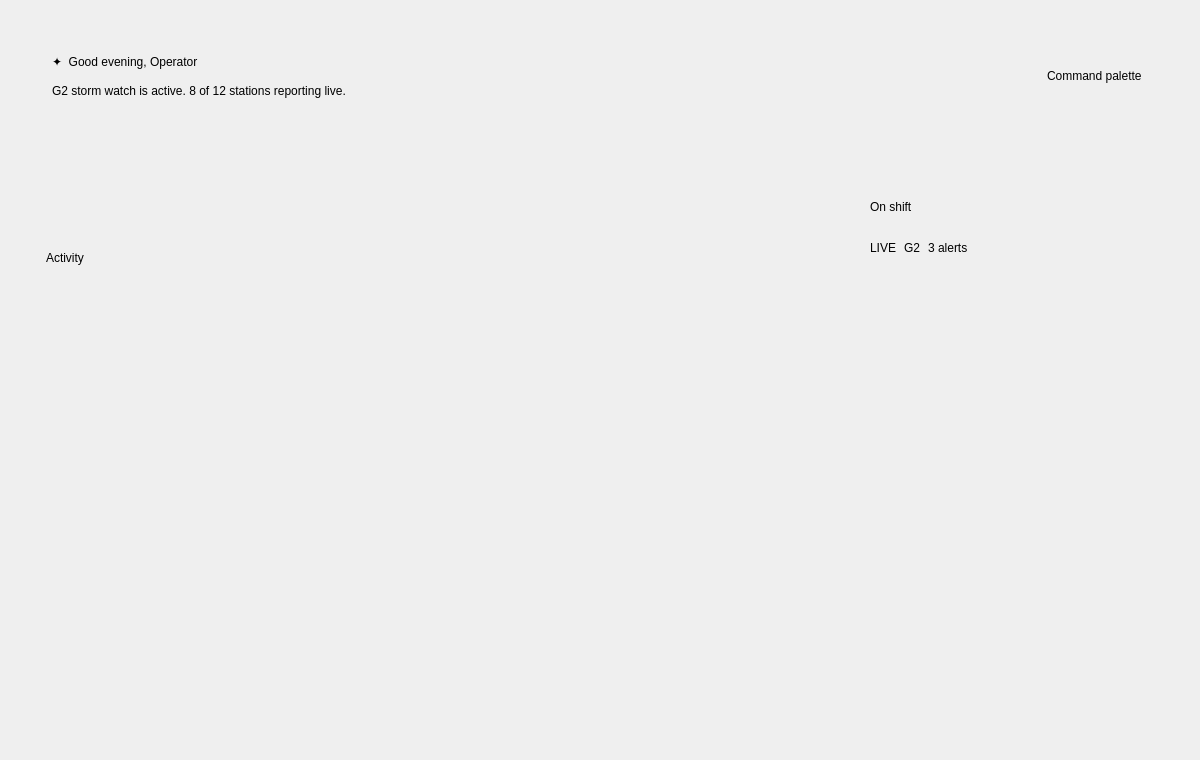
<?xml version='1.0' encoding='utf-8'?>
<ui version="4.0">
 <class>OverviewComponent</class>
 <widget class="QCustomComponent" name="OverviewComponent">
  <property name="geometry">
   <rect><x>0</x><y>0</y><width>1200</width><height>760</height></rect>
  </property>
  <layout class="QVBoxLayout" name="overviewOuter">
   <property name="spacing"><number>0</number></property>
   <property name="leftMargin"><number>0</number></property>
   <property name="topMargin"><number>0</number></property>
   <property name="rightMargin"><number>0</number></property>
   <property name="bottomMargin"><number>0</number></property>
   <item>
    <widget class="QScrollArea" name="overviewScroll">
     <property name="widgetResizable"><bool>true</bool></property>
     <property name="frameShape"><enum>QFrame::NoFrame</enum></property>
     <property name="horizontalScrollBarPolicy"><enum>Qt::ScrollBarAlwaysOff</enum></property>
     <widget class="QWidget" name="overviewScrollContents">
      <property name="geometry">
       <rect><x>0</x><y>0</y><width>1200</width><height>760</height></rect>
      </property>
      <layout class="QHBoxLayout" name="overviewCenterRow">
       <property name="spacing"><number>0</number></property>
       <property name="leftMargin"><number>28</number></property>
       <property name="topMargin"><number>28</number></property>
       <property name="rightMargin"><number>28</number></property>
       <property name="bottomMargin"><number>28</number></property>
       <item>
        <spacer name="ovLeftSpacer">
         <property name="orientation"><enum>Qt::Horizontal</enum></property>
         <property name="sizeHint" stdset="0"><size><width>0</width><height>0</height></size></property>
        </spacer>
       </item>
       <item>
        <widget class="QWidget" name="overviewColumn" native="true">
         <property name="sizePolicy">
          <sizepolicy hsizetype="Expanding" vsizetype="Preferred"><horstretch>20</horstretch><verstretch>0</verstretch></sizepolicy>
         </property>
         <property name="maximumSize"><size><width>1320</width><height>16777215</height></size></property>
         <layout class="QVBoxLayout" name="overviewColLayout">
          <property name="spacing"><number>20</number></property>
          <property name="leftMargin"><number>0</number></property>
          <property name="topMargin"><number>0</number></property>
          <property name="rightMargin"><number>0</number></property>
          <property name="bottomMargin"><number>0</number></property>
          <item>
           <widget class="QFrame" name="heroFrame">
            <property name="role" stdset="0"><string>hero</string></property>
            <property name="minimumSize"><size><width>0</width><height>96</height></size></property>
            <layout class="QHBoxLayout" name="heroLayout">
             <property name="leftMargin"><number>24</number></property>
             <property name="topMargin"><number>20</number></property>
             <property name="rightMargin"><number>24</number></property>
             <property name="bottomMargin"><number>20</number></property>
             <item>
              <layout class="QVBoxLayout" name="heroTextLayout">
               <property name="spacing"><number>4</number></property>
               <item>
                <widget class="QLabel" name="heroTitle">
                 <property name="role" stdset="0"><string>h1</string></property>
                 <property name="text"><string>✦  Good evening, Operator</string></property>
                </widget>
               </item>
               <item>
                <widget class="QLabel" name="heroSub">
                 <property name="role" stdset="0"><string>muted</string></property>
                 <property name="text"><string>G2 storm watch is active. 8 of 12 stations reporting live.</string></property>
                </widget>
               </item>
              </layout>
             </item>
             <item>
              <spacer name="heroSpacer">
               <property name="orientation"><enum>Qt::Horizontal</enum></property>
               <property name="sizeHint" stdset="0"><size><width>40</width><height>20</height></size></property>
              </spacer>
             </item>
             <item alignment="Qt::AlignRight|Qt::AlignVCenter">
              <widget class="QLabel" name="paletteHint">
               <property name="role" stdset="0"><string>muted</string></property>
               <property name="text"><string>Command palette</string></property>
              </widget>
             </item>
             <item alignment="Qt::AlignRight|Qt::AlignVCenter">
              <widget class="QCustomKbd" name="paletteKbd">
               <property name="keys" stdset="0"><string>Ctrl+K</string></property>
              </widget>
             </item>
            </layout>
           </widget>
          </item>
          <item>
           <widget class="QCustomFlowWidget" name="statsFlow">
            <property name="sizePolicy">
             <sizepolicy hsizetype="Expanding" vsizetype="Preferred"><horstretch>0</horstretch><verstretch>0</verstretch></sizepolicy>
            </property>
            <property name="spacing" stdset="0"><number>16</number></property>
            <property name="horizontalSpacing" stdset="0"><number>16</number></property>
            <property name="verticalSpacing" stdset="0"><number>16</number></property>
            <property name="margin" stdset="0"><number>0</number></property>
            <property name="animationEnabled" stdset="0"><bool>true</bool></property>
            <property name="animationDuration" stdset="0"><number>300</number></property>
            <property name="animationEasingCurve" stdset="0"><string>OutCubic</string></property>
            <property name="autoFillWidth" stdset="0"><bool>false</bool></property>
            <property name="autoFillHeight" stdset="0"><bool>false</bool></property>
            <property name="justifySpacing" stdset="0"><bool>false</bool></property>
            <widget class="QCustomStatCard" name="statLive">
             <property name="geometry"><rect><x>0</x><y>0</y><width>300</width><height>112</height></rect></property>
             <property name="minimumSize"><size><width>300</width><height>112</height></size></property>
             <property name="maximumSize"><size><width>300</width><height>112</height></size></property>
             <property name="label" stdset="0"><string>STATIONS LIVE</string></property>
             <property name="value" stdset="0"><string>8 / 12</string></property>
             <property name="caption" stdset="0"><string>Arctic belt</string></property>
             <property name="trend" stdset="0"><string>up</string></property>
            </widget>
            <widget class="QCustomStatCard" name="statKp">
             <property name="geometry"><rect><x>316</x><y>0</y><width>300</width><height>112</height></rect></property>
             <property name="minimumSize"><size><width>300</width><height>112</height></size></property>
             <property name="maximumSize"><size><width>300</width><height>112</height></size></property>
             <property name="label" stdset="0"><string>PLANETARY Kp</string></property>
             <property name="value" stdset="0"><string>6.2</string></property>
             <property name="caption" stdset="0"><string>G2 watch</string></property>
             <property name="trend" stdset="0"><string>up</string></property>
            </widget>
            <widget class="QCustomStatCard" name="statOdds">
             <property name="geometry"><rect><x>632</x><y>0</y><width>300</width><height>112</height></rect></property>
             <property name="minimumSize"><size><width>300</width><height>112</height></size></property>
             <property name="maximumSize"><size><width>300</width><height>112</height></size></property>
             <property name="label" stdset="0"><string>AURORA ODDS</string></property>
             <property name="value" stdset="0"><string>87%</string></property>
             <property name="caption" stdset="0"><string>≥65°N</string></property>
             <property name="trend" stdset="0"><string>up</string></property>
            </widget>
            <widget class="QCustomStatCard" name="statClear">
             <property name="geometry"><rect><x>948</x><y>0</y><width>300</width><height>112</height></rect></property>
             <property name="minimumSize"><size><width>300</width><height>112</height></size></property>
             <property name="maximumSize"><size><width>300</width><height>112</height></size></property>
             <property name="label" stdset="0"><string>CLEAR SKIES</string></property>
             <property name="value" stdset="0"><string>5</string></property>
             <property name="caption" stdset="0"><string>cloud moving in</string></property>
             <property name="trend" stdset="0"><string>down</string></property>
            </widget>
           </widget>
          </item>
          <item>
           <widget class="QCustomAlert" name="stormAlert">
            <property name="variant" stdset="0"><string>warning</string></property>
            <property name="title" stdset="0"><string>Geomagnetic storm in progress</string></property>
            <property name="text" stdset="0"><string>Kp has crossed 6. Aurora may be visible down to 60°N tonight.</string></property>
            <property name="dismissible" stdset="0"><bool>true</bool></property>
           </widget>
          </item>
          <item>
           <layout class="QHBoxLayout" name="cardsRow">
            <property name="spacing"><number>16</number></property>
            <item>
             <widget class="QFrame" name="activityCard">
              <property name="role" stdset="0"><string>card</string></property>
              <property name="sizePolicy">
               <sizepolicy hsizetype="Expanding" vsizetype="Preferred"><horstretch>2</horstretch><verstretch>0</verstretch></sizepolicy>
              </property>
              <layout class="QVBoxLayout" name="activityLayout">
               <property name="spacing"><number>10</number></property>
               <property name="leftMargin"><number>18</number></property>
               <property name="topMargin"><number>16</number></property>
               <property name="rightMargin"><number>18</number></property>
               <property name="bottomMargin"><number>16</number></property>
               <item>
                <widget class="QLabel" name="activityTitle">
                 <property name="role" stdset="0"><string>h2</string></property>
                 <property name="text"><string>Activity</string></property>
                </widget>
               </item>
               <item>
                <widget class="QCustomTimeline" name="activityTimeline" />
               </item>
              </layout>
             </widget>
            </item>
            <item>
             <widget class="QFrame" name="shiftCard">
              <property name="role" stdset="0"><string>card</string></property>
              <property name="sizePolicy">
               <sizepolicy hsizetype="Preferred" vsizetype="Preferred"><horstretch>0</horstretch><verstretch>0</verstretch></sizepolicy>
              </property>
              <property name="minimumSize"><size><width>320</width><height>0</height></size></property>
              <property name="maximumSize"><size><width>380</width><height>16777215</height></size></property>
              <layout class="QVBoxLayout" name="shiftLayout">
               <property name="spacing"><number>12</number></property>
               <property name="leftMargin"><number>18</number></property>
               <property name="topMargin"><number>16</number></property>
               <property name="rightMargin"><number>18</number></property>
               <property name="bottomMargin"><number>16</number></property>
               <item>
                <widget class="QLabel" name="shiftTitle">
                 <property name="role" stdset="0"><string>h2</string></property>
                 <property name="text"><string>On shift</string></property>
                </widget>
               </item>
               <item>
                <widget class="QCustomAvatarGroup" name="shiftAvatars">
                 <property name="maxVisible" stdset="0"><number>5</number></property>
                 <property name="avatarSize" stdset="0"><number>36</number></property>
                </widget>
               </item>
               <item>
                <layout class="QHBoxLayout" name="badgeRow">
                 <property name="spacing"><number>8</number></property>
                 <item>
                  <widget class="QCustomBadge" name="badgeLive">
                   <property name="text" stdset="0"><string>LIVE</string></property>
                   <property name="variant" stdset="0"><string>success</string></property>
                  </widget>
                 </item>
                 <item>
                  <widget class="QCustomBadge" name="badgeG2">
                   <property name="text" stdset="0"><string>G2</string></property>
                   <property name="variant" stdset="0"><string>warning</string></property>
                  </widget>
                 </item>
                 <item>
                  <widget class="QCustomBadge" name="badgeAlerts">
                   <property name="text" stdset="0"><string>3 alerts</string></property>
                   <property name="variant" stdset="0"><string>destructive</string></property>
                  </widget>
                 </item>
                 <item>
                  <spacer name="badgeSpacer">
                   <property name="orientation"><enum>Qt::Horizontal</enum></property>
                   <property name="sizeHint" stdset="0"><size><width>40</width><height>20</height></size></property>
                  </spacer>
                 </item>
                </layout>
               </item>
               <item>
                <spacer name="shiftVSpacer">
                 <property name="orientation"><enum>Qt::Vertical</enum></property>
                 <property name="sizeHint" stdset="0"><size><width>20</width><height>10</height></size></property>
                </spacer>
               </item>
              </layout>
             </widget>
            </item>
           </layout>
          </item>
          <item>
           <spacer name="pageSpacer">
            <property name="orientation"><enum>Qt::Vertical</enum></property>
            <property name="sizeHint" stdset="0"><size><width>20</width><height>20</height></size></property>
           </spacer>
          </item>
         </layout>
        </widget>
       </item>
       <item>
        <spacer name="ovRightSpacer">
         <property name="orientation"><enum>Qt::Horizontal</enum></property>
         <property name="sizeHint" stdset="0"><size><width>0</width><height>0</height></size></property>
        </spacer>
       </item>
      </layout>
     </widget>
    </widget>
   </item>
  </layout>
 </widget>
 <customwidgets>
  <customwidget><class>QCustomComponent</class><extends>QWidget</extends><header>Custom_Widgets.QCustomComponent</header><container>1</container></customwidget>
  <customwidget><class>QCustomFlowWidget</class><extends>QWidget</extends><header>Custom_Widgets.QCustomFlowWidget</header><container>1</container></customwidget>
  <customwidget><class>QCustomKbd</class><extends>QWidget</extends><header>Custom_Widgets.QCustomKbd</header></customwidget>
  <customwidget><class>QCustomStatCard</class><extends>QWidget</extends><header>Custom_Widgets.QCustomStatCard</header></customwidget>
  <customwidget><class>QCustomAlert</class><extends>QWidget</extends><header>Custom_Widgets.QCustomAlert</header></customwidget>
  <customwidget><class>QCustomTimeline</class><extends>QWidget</extends><header>Custom_Widgets.QCustomTimeline</header></customwidget>
  <customwidget><class>QCustomAvatarGroup</class><extends>QWidget</extends><header>Custom_Widgets.QCustomAvatarGroup</header></customwidget>
  <customwidget><class>QCustomBadge</class><extends>QLabel</extends><header>Custom_Widgets.QCustomBadge</header></customwidget>
 <customwidget><class>QPushButton</class><extends>QPushButton</extends><header location="global">Custom_Widgets.Theme.h</header><container>1</container></customwidget><customwidget><class>QLabel</class><extends>QLabel</extends><header location="global">Custom_Widgets.Theme.h</header><container>1</container></customwidget></customwidgets>
 <connections />
</ui>
